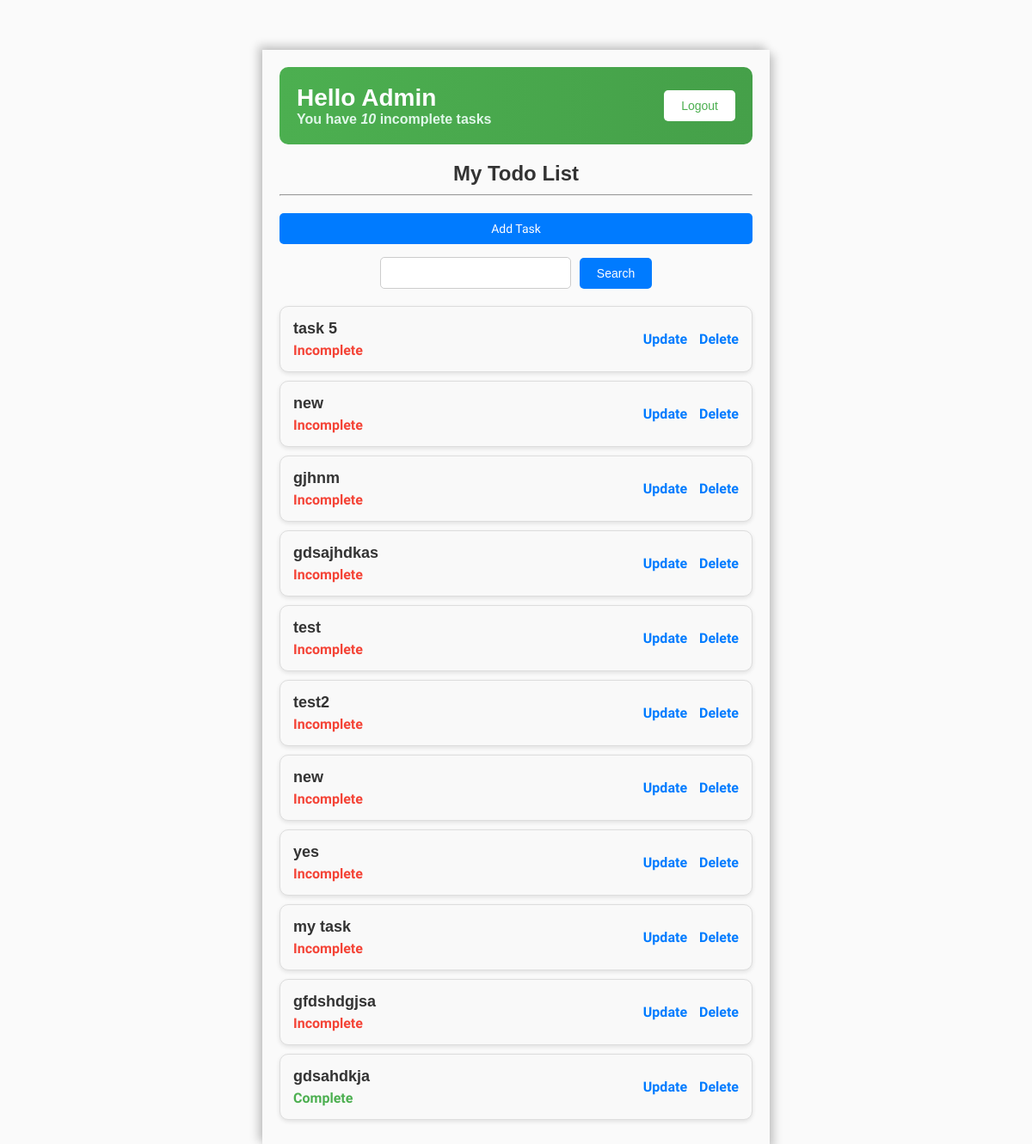
Page / (signed in) on the earlier database version.
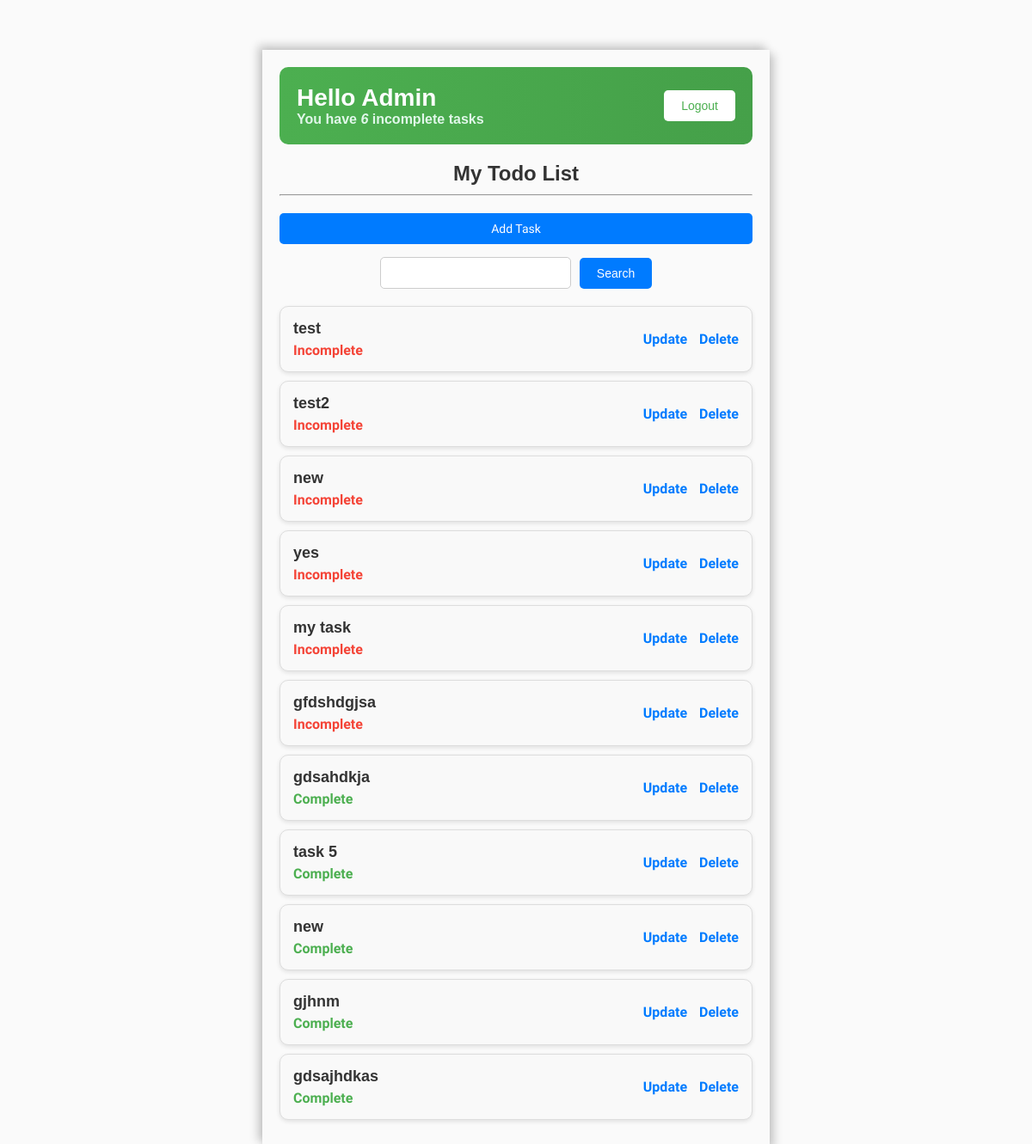
Same page on the later database version.
### base/models.py (models this page shows, shortened)
class Task(models.Model):
    user = models.ForeignKey(User, on_delete= models.CASCADE, null=True, blank=True)
    title = models.CharField(max_length=200)
    description = models.TextField(null=True, blank=True)
    complete = models.BooleanField(default=False)
    Created = models.DateTimeField(auto_now_add=True)
    class Meta:
        ordering = ['complete']

### base/views.py (the view)
# urls.py: path("", TaskList.as_view(), name= "tasks"),
class TaskList(LoginRequiredMixin,ListView):
    model = Task
    context_object_name = 'tasks'
    def get_context_data(self, **kwargs):
        context = super().get_context_data(**kwargs)
        context ['tasks'] = context ['tasks'].filter(user = self.request.user)
        context ['counts'] = context ['tasks'].filter(complete=False).count()
        search_input = self.request.GET.get("search-area", "").strip()
        if search_input:
            context['tasks'] = context['tasks'].filter(title__startswith=search_input)
        context['search_input'] = search_input
        return context

### base/templates/base/task_list.html (shortened to what this page needs)
{% extends 'base/main.html' %}
{% block content %}
<div class="header-bar">
    <div>
        <h1>Hello {{ request.user|title }}</h1>
        <h3>You have <i>{{ counts }}</i> incomplete task{{ counts|pluralize:"s" }}</h3>
    </div>
    {% if request.user.is_authenticated %}
    <form method="POST" action="{% url 'logout' %}">
        <button type="submit">Logout</button>
    </form>
    {% else %}
    <a href="{% url 'login' %}">Login</a>
    {% endif %}
</div>
<h1 id="todo-title">My Todo List</h1>
<hr id="divider">
<a href="{% url 'createtask' %}" id="add-task-link" class="button">Add Task</a>
<form method="GET" id="search-form">
    <input type="text" name="search-area" value="{{ search_input }}" id="search-input">
    <input type="submit" value="Search" class="button" id="search-button">
</form>
<ul class="task-list">
    {% for task in tasks %}
    <li class="task-item">
        <div class="task-details">
            <h2>{{ task.title }}</h2>
            <p class="task-status {% if task.complete %}complete{% else %}incomplete{% endif %}">
                {% if task.complete %}
                    Complete
                {% else %}
                    Incomplete
                {% endif %}
            </p>
        </div>
        <div class="task-actions">
            <a href="{% url 'updatetask' task.id %}">Update</a>
            <a href="{% url 'deletetask' task.id %}">Delete</a>
        </div>
    </li>
    {% empty %}
    <li>No items in the list</li>
    {% endfor %}
</ul>
{% endblock content %}

Differences in the rows shown:
changed Task "task 5": complete "Incomplete" → "Complete"; moves down the list
changed Task (number 9 of 11 on the later page): complete "Incomplete" → "Complete"; moves down the list
changed Task "gjhnm": complete "Incomplete" → "Complete"; moves down the list
changed Task "gdsajhdkas": complete "Incomplete" → "Complete"; moves down the list
Other differences:
{{ counts }}: "10" → "6"
